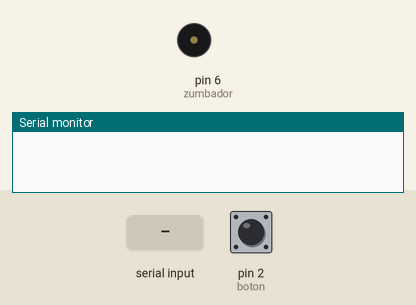
Recording of a sketch running on a simulated Arduino Uno, built with avr-gcc and run on an emulated ATmega328P. Parts: buzzer (waves = sounding, pin HIGH), the last lines printed to the serial monitor. Inputs (shaded band) come from the test bench; at power-on: pin 2 (boton) LOW.

Above: at 1.2 s.
1.3 s: pin 2 (boton) pulled HIGH for 1 s
At 1.45 s:
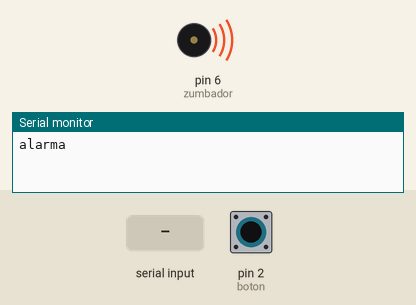
4.3 s: pin 2 (boton) pulled HIGH for 3.2 s
At 8.1 s:
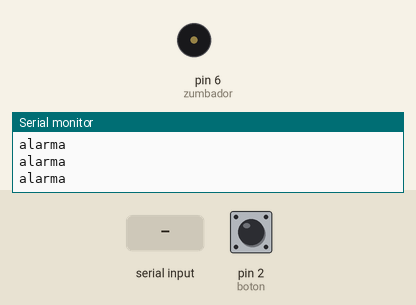
9.0 s: "E" received over Serial
At 10.4 s:
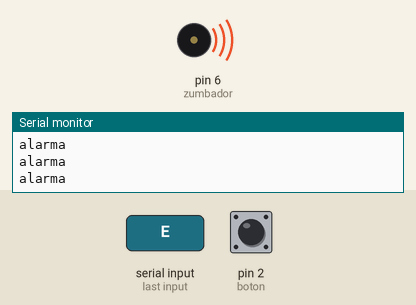
Timing chart, 0 to 12.0 s (numbered marks = the images above; inputs shaded):
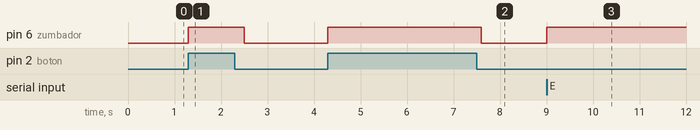

Measured:
- after the input at 1.3 s, pin 6 (zumbador): LOW → HIGH at once, → LOW 1.2 s later
- after the input at 4.3 s, pin 6 (zumbador): LOW → HIGH at once, → LOW 3.3 s later
- after the input at 9.0 s, pin 6 (zumbador): LOW → HIGH at once

The sketch:

parcial2_arduino.ino
```cpp
//para el boton
int boton = 2;
//variable para el zumbador
int zumbador = 6; //Pin PWM  a donde va conectado el zumbador


void setup(){
  pinMode(boton,INPUT);// para el boton
  pinMode(zumbador, OUTPUT);// para el zumbador

     Serial.begin(9600);
}
// para zumador
void loop(){
// PARA EL BOTON
if (digitalRead(boton)==HIGH){// if(digitalRead(boton)==o)
  Serial.println("alarma");//imprime  "alarma"
  digitalWrite (zumbador,HIGH);// ACTIVAR EL ZUMBADOR
  delay (300); // el tiempo que esta activado el zumbador
  digitalWrite(zumbador,LOW);
      }

//para el char

  if (Serial.available() ) {
    char letra = Serial.read();
    if (letra == 'E') {//encendido
      digitalWrite(zumbador, HIGH);
    }
    else if (letra == 'A') {//apagado
      digitalWrite(zumbador, LOW);
    }
  }


}
```
